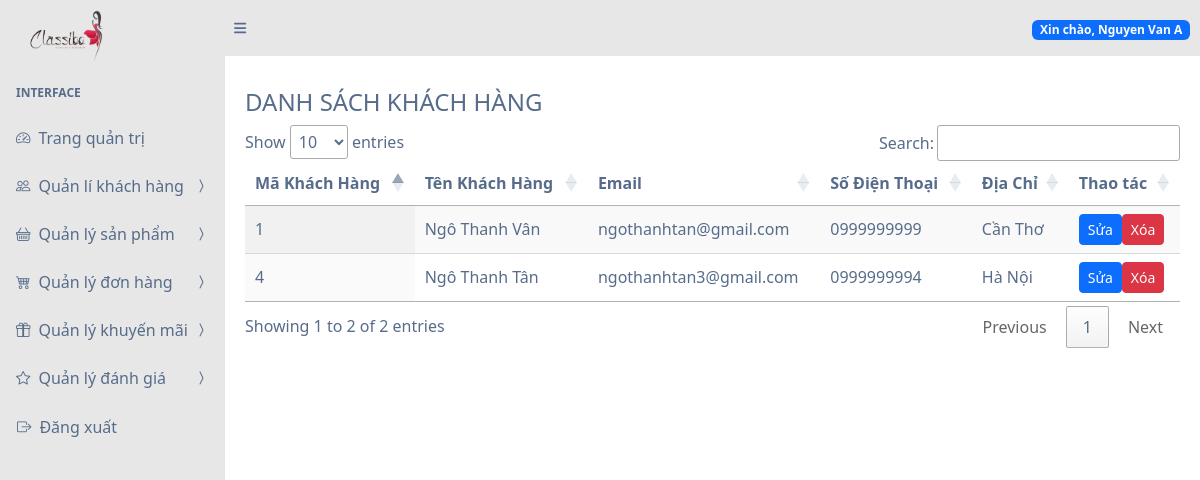
/?page=view-customer (signed in), run on the app's committed database.
### tables this page shows
CREATE TABLE `khachhang` (
  `ma_khach_hang` int(11) NOT NULL,
  `ten_khach_hang` varchar(100) DEFAULT NULL,
  `email_khach_hang` varchar(100) DEFAULT NULL,
  `so_dien_thoai_khach_hang` varchar(20) DEFAULT NULL,
  `dia_chi` text
);

### views/view-customer.php (the view, shortened to what this page needs)
<?php
include 'config/mysql_connection.php';
$query_customers = "SELECT ma_khach_hang, ten_khach_hang, email_khach_hang, so_dien_thoai_khach_hang, dia_chi FROM KhachHang";
$result_customers = $conn->query($query_customers);
?>
<div class="container mt-4">
    <h4>DANH SÁCH KHÁCH HÀNG</h4>
    <table id="customerTable" class="display">
        <thead>
            <tr>
                <th>Mã Khách Hàng</th>
                <th>Tên Khách Hàng</th>
                <th>Email</th>
                <th>Số Điện Thoại</th>
                <th>Địa Chỉ</th>
                <th>Thao tác</th>
            </tr>
        </thead>
        <tbody>
            <?php
            while ($row = $result_customers->fetch_assoc()) {
                echo "<tr>";
                echo "<td>" . $row['ma_khach_hang'] . "</td>";
                echo "<td>" . $row['ten_khach_hang'] . "</td>";
                echo "<td>" . $row['email_khach_hang'] . "</td>";
                echo "<td>" . $row['so_dien_thoai_khach_hang'] . "</td>";
                echo "<td>" . $row['dia_chi'] . "</td>";
                echo "<td>";
                echo "<a href='?page=edit-customer&id=" . $row['ma_khach_hang'] . "' class='btn btn-primary btn-sm'>Sửa</a>";
                echo "<button type='button' class='btn btn-danger btn-sm deleteBtn' data-id='" . $row['ma_khach_hang'] . "' data-name='" . $row['ten_khach_hang'] . "'>Xóa</button>";
                echo "</td>";
                echo "</tr>";
            }
            ?>
        </tbody>
    </table>
</div>

### data on the page
khachhang: ma_khach_hang "1", ten_khach_hang "Ngô Thanh Vân", email_khach_hang "ngothanhtan@gmail.com", so_dien_thoai_khach_hang "0999999999", dia_chi "Cần Thơ"
khachhang: ma_khach_hang "4", ten_khach_hang "Ngô Thanh Tân", email_khach_hang "ngothanhtan3@gmail.com", so_dien_thoai_khach_hang "0999999994", dia_chi "Hà Nội"

### other printed values
$_SESSION['username'] "Nguyen Van A"
